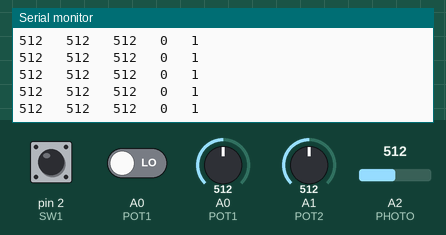
Recording of a sketch running on a simulated Arduino Uno, built with avr-gcc and run on an emulated ATmega328P. On the bench: the last lines printed to the serial monitor. The inputs (shaded band) are chosen by the test bench; at power-on: A0 (POT1) = 512, A1 (POT2) = 512, A2 (PHOTO) = 512, pin 2 (SW1) HIGH, A0 (POT1) LOW.

Above: at 1.2 s.
1.3 s: A0 (POT1) set to 0
At 1.33 s:
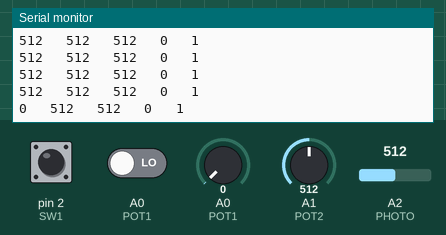
4.3 s: A1 (POT2) set to 716
At 4.36 s:
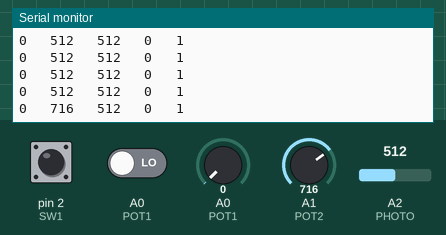
5.8 s: A2 (PHOTO) set to 716
At 5.87 s:
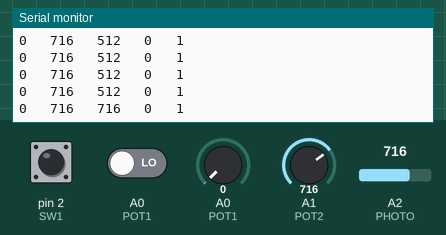
7.3 s: pin 2 (SW1) pulled LOW for 0.15 s
At 7.39 s:
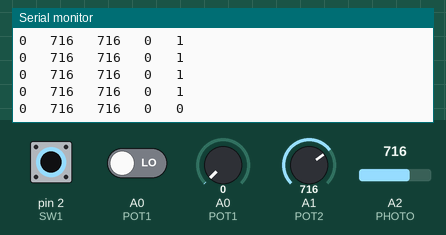
8.9 s: A0 (POT1) driven HIGH
At 9.0 s:
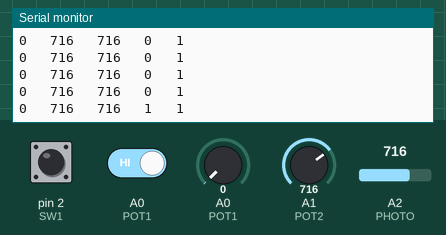
10.4 s: A0 (POT1) set to 122
At 10.41 s:
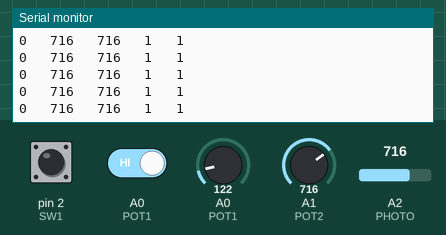
Timing chart, 0 to 13.4 s (numbered marks = the images above; inputs shaded):
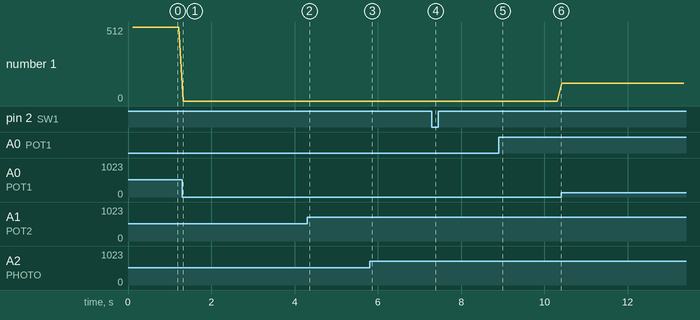

Measured:
- after the input at 1.3 s, the serial monitor: prints a new line at once (image 1)
- after the input at 4.3 s, the serial monitor: prints a new line after 0.05 s (image 2)
- after the input at 5.8 s, the serial monitor: prints a new line after 0.07 s (image 3)
- after the input at 7.3 s, the serial monitor: prints a new line after 0.08 s (image 4)
- after the input at 8.9 s, the serial monitor: prints a new line after 0.10 s (image 5)
- plotted number 1: 0 → 122 after the input at 10.4 s

The sketch:

serial02.ino
```cpp
#include <Arduino.h>

#define L_RGB_R 5
#define L_RGB_G 11
#define L_RGB_B 6

#define L_R 12
#define L_Y 13
#define L_G 7
#define L_B 8

#define SW1 2
#define SW2 3
#define SW3 4

#define PIEZO_A 9
#define PIEZO_B 10

#define POT1 A0
#define POT2 A1

#define PHOTO A2

#define DHTPIN A3
#define DHTTYPE DHT11

#define S1 5
#define S2 6
#define S3 9
#define S4 10
#define S5 11

void setup() {
  pinMode(SW1, INPUT_PULLUP);
  Serial.begin(9600); // 9600 = komunikační rychlost bit/s
  Serial.println("Ahoj, jak vas bavi workshop?");
  Serial.print("Hodne ");
  Serial.print("Ahoj svete");
}

void loop() {
  Serial.print(analogRead(POT1));
  Serial.print("   ");
  Serial.print(analogRead(POT2));
  Serial.print("   ");
  Serial.print(analogRead(PHOTO));
  Serial.print("   ");
  Serial.print(digitalRead(POT1));
  Serial.print("   ");
  Serial.print(digitalRead(SW1));
  Serial.println("   ");
  delay(100);
}
```
